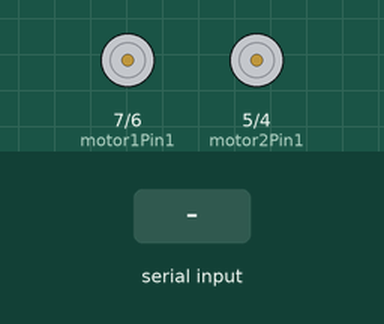
Recording of a sketch running on a simulated Arduino Uno, built with avr-gcc and run on an emulated ATmega328P. On the bench: motor-driver pin pairs drawn as motors (green arrow = first pin HIGH = forward, orange = second pin HIGH = backward, longer = more drive, scaled by the enable pin). Inputs (shaded band) come from the test bench.

Above: at 1.2 s.
1.3 s: "F" received over Serial
At 2.2 s:
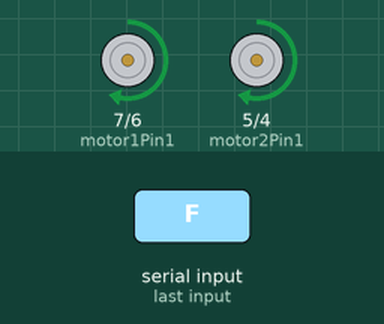
2.8 s: "B" received over Serial
At 3.4 s:
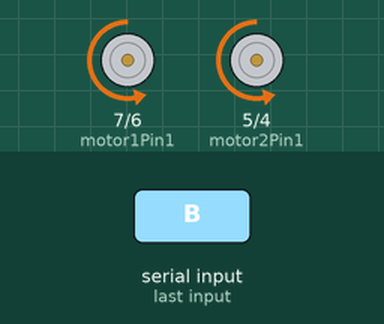
4.3 s: "L" received over Serial
At 5.5 s:
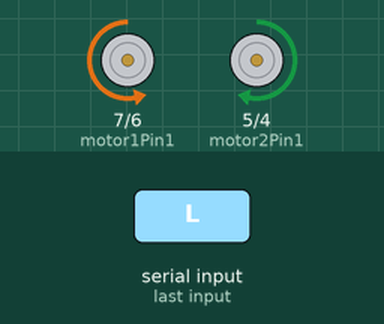
5.8 s: "R" received over Serial
At 6.8 s:
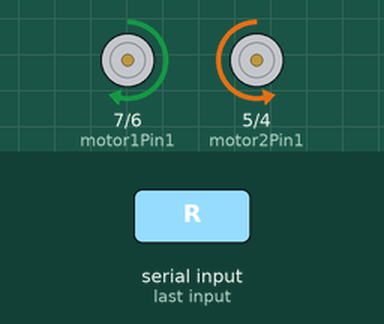
7.3 s: "S" received over Serial
At 8.0 s:
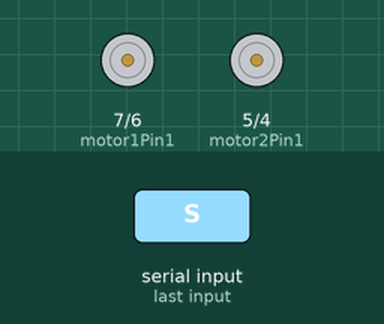
Timing chart, 0 to 9.8 s (numbered marks = the images above; inputs shaded):
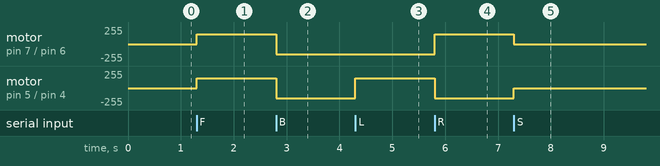

The sketch:

bluetooth_robot.ino
```cpp
// Pin assignments for L293D motor driver
const int motor1Pin1 = 7;
const int motor1Pin2 = 6;
const int motor2Pin1 = 5;
const int motor2Pin2 = 4;
const int enable1 = 9;
const int enable2 = 10;

// Bluetooth data storage
char data = 0;

void setup() {
  // Set motor pins as outputs
  pinMode(motor1Pin1, OUTPUT);
  pinMode(motor1Pin2, OUTPUT);
  pinMode(motor2Pin1, OUTPUT);
  pinMode(motor2Pin2, OUTPUT);
  pinMode(enable1, OUTPUT);
  pinMode(enable2, OUTPUT);

  // Set motor speed (0-255)
  analogWrite(enable1, 150);
  analogWrite(enable2, 150);

  // Start serial communication
  Serial.begin(9600);
}

void loop() {
  // Read Bluetooth data
  if (Serial.available()) {
    data = Serial.read();

    // Car control based on received data
    if (data == 'F') { // Forward
      moveForward();
    }
    else if (data == 'B') { // Backward
      moveBackward();
    }
    else if (data == 'L') { // Left
      turnLeft();
    }
    else if (data == 'R') { // Right
      turnRight();
    }
    else if (data == 'S') { // Stop
      stopCar();
    }
  }
}

// Movement functions
void moveForward() {
  digitalWrite(motor1Pin1, HIGH);
  digitalWrite(motor1Pin2, LOW);
  digitalWrite(motor2Pin1, HIGH);
  digitalWrite(motor2Pin2, LOW);
}

void moveBackward() {
  digitalWrite(motor1Pin1, LOW);
  digitalWrite(motor1Pin2, HIGH);
  digitalWrite(motor2Pin1, LOW);
  digitalWrite(motor2Pin2, HIGH);
}

void turnLeft() {
  digitalWrite(motor1Pin1, LOW);
  digitalWrite(motor1Pin2, HIGH);
  digitalWrite(motor2Pin1, HIGH);
  digitalWrite(motor2Pin2, LOW);
}

void turnRight() {
  digitalWrite(motor1Pin1, HIGH);
  digitalWrite(motor1Pin2, LOW);
  digitalWrite(motor2Pin1, LOW);
  digitalWrite(motor2Pin2, HIGH);
}

void stopCar() {
  digitalWrite(motor1Pin1, LOW);
  digitalWrite(motor1Pin2, LOW);
  digitalWrite(motor2Pin1, LOW);
  digitalWrite(motor2Pin2, LOW);
}
```

Measured:
- after the input at 1.3 s, motor on pin 7 (motor1Pin1) / pin 6 (motor1Pin2), motor on pin 5 (motor2Pin1) / pin 4 (motor2Pin2): stopped → forward 150/255 at once
- after the input at 2.8 s, motor on pin 7 (motor1Pin1) / pin 6 (motor1Pin2), motor on pin 5 (motor2Pin1) / pin 4 (motor2Pin2): forward 150/255 → backward 150/255 at once
- after the input at 4.3 s, motor on pin 5 (motor2Pin1) / pin 4 (motor2Pin2): backward 150/255 → forward 150/255 at once
- after the input at 5.8 s, motor on pin 7 (motor1Pin1) / pin 6 (motor1Pin2): backward 150/255 → forward 150/255 at once; motor on pin 5 (motor2Pin1) / pin 4 (motor2Pin2): forward 150/255 → backward 150/255 at once
- after the input at 7.3 s, motor on pin 7 (motor1Pin1) / pin 6 (motor1Pin2): forward 150/255 → stopped at once; motor on pin 5 (motor2Pin1) / pin 4 (motor2Pin2): backward 150/255 → stopped at once
